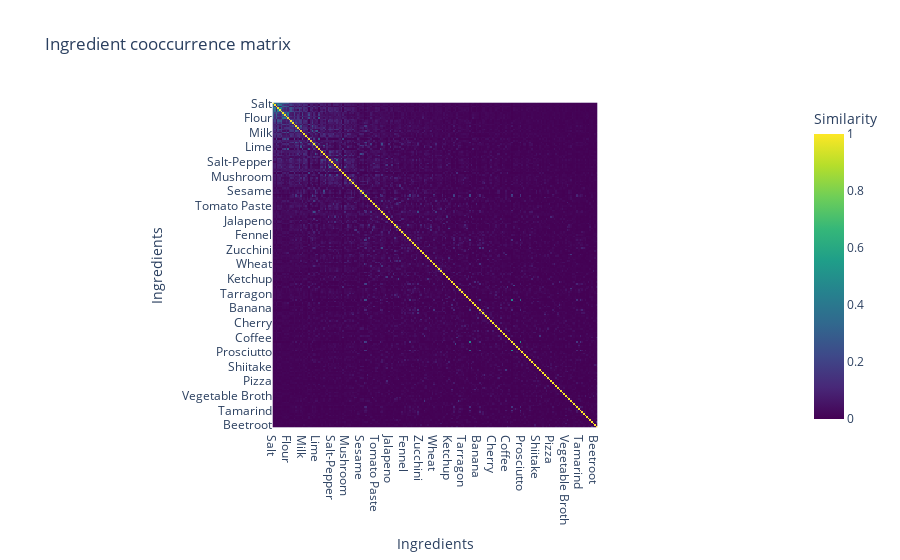

The code cell stored with this chart in its notebook:
### Code cell
import plotly.express as px
import numpy as np
# Create an interactive heatmap with labels
fig = px.imshow(cooccurrence_matrix, 
                labels=dict(x="Ingredients", y="Ingredients", color="Similarity"), 
                x=np.array(labels_ingredients_names)[ind_most_frequent_ingredient],  # Labels for x-axis
                y=np.array(labels_ingredients_names)[ind_most_frequent_ingredient],  # Labels for y-axis
                color_continuous_scale='Viridis', 
                title="Ingredient cooccurrence matrix")

# Show the plot
fig.show()

### Figure 1 — Plotly figure (JSON) as saved in the notebook; plotly's stock layout.template omitted (floating-point values rounded to 4 significant figures; data arrays with more than 128 entries replaced by an {"elided": "..."} marker saying what was removed)
{"data": [{"coloraxis": "coloraxis", "hovertemplate": "Ingredients: %{x}<br>Ingredients: %{y}<br>Similarity: %{z}<extra></extra>", "name": "0", "type": "heatmap", "x": {"elided": "200 str values"}, "xaxis": "x", "y": {"elided": "200 str values"}, "yaxis": "y", "z": {"elided": "200x200 float values"}}], "layout": {"coloraxis": {"colorbar": {"title": {"text": "Similarity"}}, "colorscale": [[0, "#440154"], [0.1111, "#482878"], [0.2222, "#3e4989"], [0.3333, "#31688e"], [0.4444, "#26828e"], [0.5556, "#1f9e89"], [0.6667, "#35b779"], [0.7778, "#6ece58"], [0.8889, "#b5de2b"], [1, "#fde725"]]}, "title": {"text": "Ingredient cooccurrence matrix"}, "xaxis": {"anchor": "y", "constrain": "domain", "domain": [0, 1], "scaleanchor": "y", "title": {"text": "Ingredients"}}, "yaxis": {"anchor": "x", "autorange": "reversed", "constrain": "domain", "domain": [0, 1], "title": {"text": "Ingredients"}}}}
